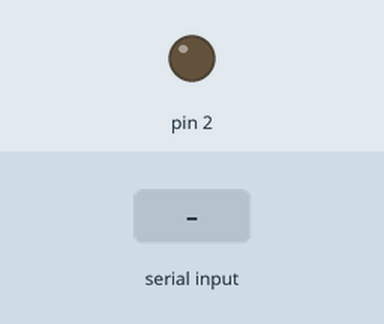
Recording of a sketch running on a simulated Arduino Uno, built with avr-gcc and run on an emulated ATmega328P. Parts: output pins drawn as LEDs (lit = HIGH). The inputs (shaded band) are chosen by the test bench. What the sketch prints to the serial monitor is not drawn.

Above: at 1.2 s.
1.3 s: "1\n" received over the second serial link
Timing chart, 0 to 4.3 s (numbered marks = the images above; inputs shaded):
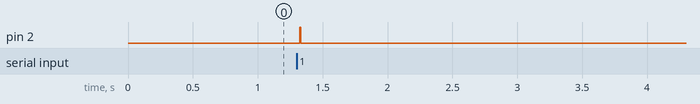

The sketch:

max485_slave.ino
```cpp
#include <SoftwareSerial.h>
SoftwareSerial s(6, 7);
/*
  RS485 - slave; odgovori na vse kar se NE začne na 'a'
  ---------------------
  Arduino --> MAX485
  pin 6   --> R0 (receive Out)
  pin 7   --> DI (digital In)
  pin 2   --> DE, RE
  5V, GND --> VCC, GND
  ---------------------
*/
void setup()
{
  Serial.begin(9600);

  pinMode(2, OUTPUT);

  digitalWrite(2, LOW);
  s.begin(9600);
}


void loop()
{

  if (s.available()) {
    delay(10);
    String aa = "";
    while (s.available()) {
      char c = s.read();
      aa += c;
      delay(1);
    }
    delay(10);
    digitalWrite(2, HIGH);
    if (!aa.startsWith("a")) {
      s.print("recv: ");
      s.print(aa);
      s.print('\n');

      s.flush();
      Serial.println(aa);
    }
    digitalWrite(2, LOW);
  }
}
```

Measured:
- after the input at 1.3 s, pin 2: LOW → HIGH at once, → LOW 0.01 s later
